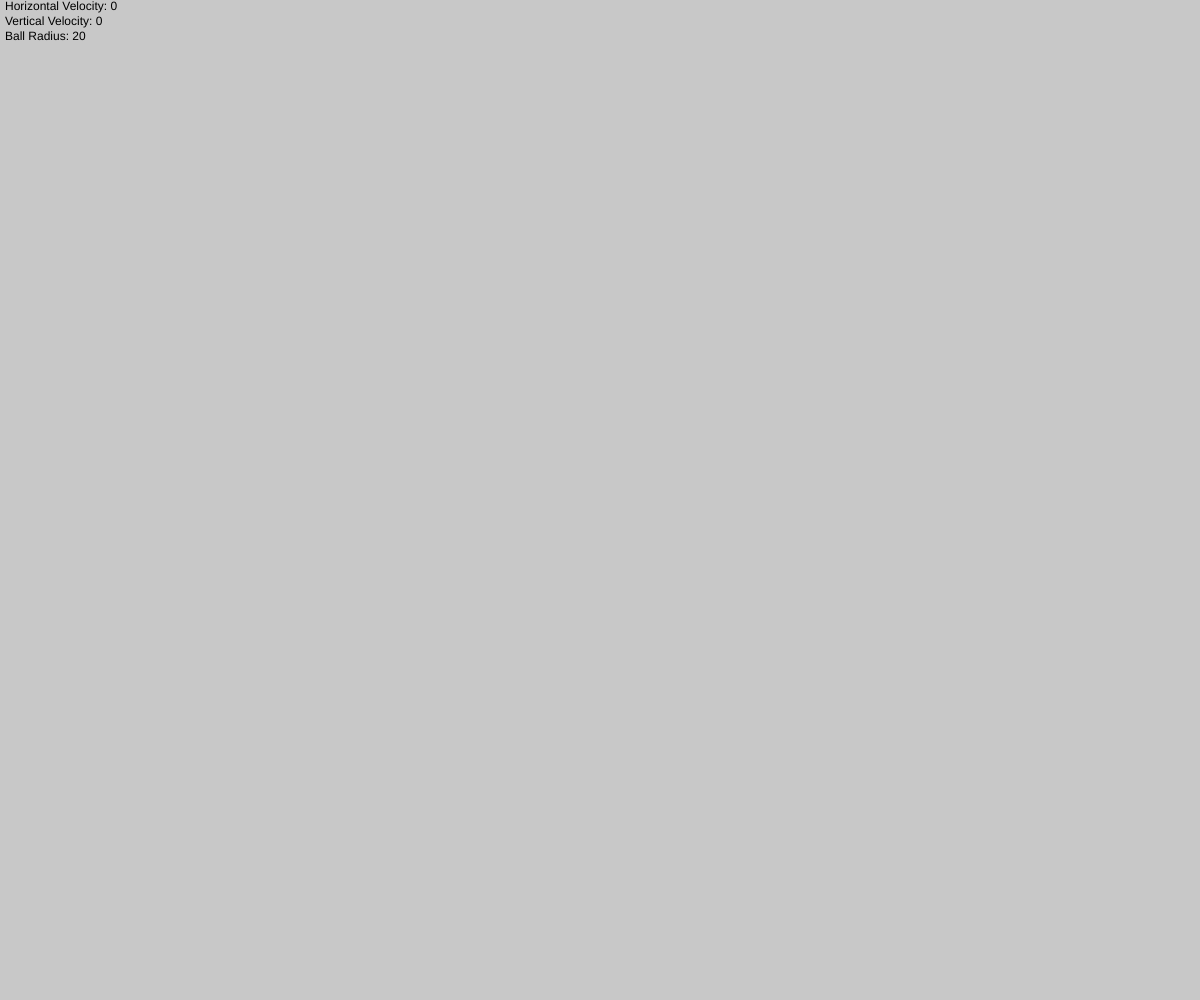
Frame 1 (no input)
Frame 60 (no input): identical to frame 1, image omitted
Frame 120 (the mouse pressed at the canvas centre since frame 60): identical to frame 1, image omitted

The p5.js sketch that drew this single still picture (run headless with seeded random() and noise() and a simulated clock; from frame 60 on, the mouse is pressed at the canvas centre):

// p5.js sketch
// ── sketch.js
// Alex Pohorecky
// Monday, February 26, 2018
// Computer Science 30, Period 5
// Bouncing Balls Simulator
// Extra For Experts:
// I used a random function to generate randomly colored balls.
// I used the class-type to create the ball object, which wasn't taught in class.

let balls = [];
let energyLostOnBounce = 5;
let friction = 0.01;
let horizontalVelocity = 0;
let verticalVelocity = 0;
let ballRadius = 20;
let gravity = 0.98;

function setup() {

  createCanvas(windowWidth, windowHeight);
}

function draw() {
  background(200);
  fill(0)
  text("Horizontal Velocity: " + horizontalVelocity, 5, 10);
  text("Vertical Velocity: " + -1 * verticalVelocity, 5, 25);
  text("Ball Radius: " + ballRadius, 5, 40);
  for (let ball of balls) {
    ball.move();
    ball.animate();
  }
}

function mouseClicked() {
  balls.push(new Ball(mouseX, mouseY, ballRadius, horizontalVelocity, verticalVelocity, 0, gravity, random(255), random(255), random(255)));
}
function mouseWheel(event){
  ballRadius -= event.delta;
  return false;
}
function keyPressed(){
  if (keyCode === 32){ // If the Spacebar is pressed
    balls = [];
  }
  if (keyCode === LEFT_ARROW){
    horizontalVelocity -= 1;
  }
  if (keyCode === RIGHT_ARROW){
    horizontalVelocity += 1;
  }
  if (keyCode === UP_ARROW){
    verticalVelocity -= 1;
  }
  if (keyCode === DOWN_ARROW){
    verticalVelocity += 1;
  }
}

// ── ball.js
class Ball {
  constructor(_x, _y, _r, xVelocity, yVelocity, xAcceleration, yAcceleration, _clrR, _clrG, _clrB) {
    this.x = _x;
    this.y = _y;
    this.r = _r;
    this.clrR = _clrR;
    this.clrG = _clrG;
    this.clrB = _clrB;

    this.pos = createVector(this.x, this.y);
    this.vel = createVector(xVelocity, yVelocity);
    this.accel = createVector(xAcceleration, yAcceleration);
  }
  move() {
    // If a ball hits the wall...
    if (this.pos.x > width - this.r || this.pos.x < 0 + this.r) {
      // Ball bounces
      this.vel.x *= -1;

    }
    // If a ball hits the floor or ceiling...
    if (this.pos.y > height - this.r || this.pos.y < 0 + this.r) {
      // Lose vertical speed due to not perfectly ellastic collision
      if (this.vel.y < 0) {
        this.vel.y += energyLostOnBounce * this.accel.y;
      } else {
        this.vel.y -= energyLostOnBounce * this.accel.y;
      }
      // Lose horizontal speed due to friction
      if (this.vel.x < 0) {
        this.vel.x += -1 * friction * this.vel.x;
      } else {
        this.vel.x -= friction * this.vel.x;
      }
      // Ball bounces
      this.vel.y *= -1
    }
    // Ball bounces on its edge
    if (this.pos.x < 0 + this.r) {
      this.pos.x = 0 + this.r;
    }
    if (this.pos.x > width - this.r) {
      this.pos.x = width - this.r;
    }
    if (this.pos.y < 0 + this.r) {
      this.pos.y = 0 + this.r;
    }
    if (this.pos.y > height - this.r) {
      this.pos.y = height - this.r;
    }
    this.pos.add(this.vel);
    this.vel.add(this.accel);
  }
  animate() {
    fill(this.clrR, this.clrG, this.clrB);
    ellipse(this.pos.x, this.pos.y, this.r);
  }
}
